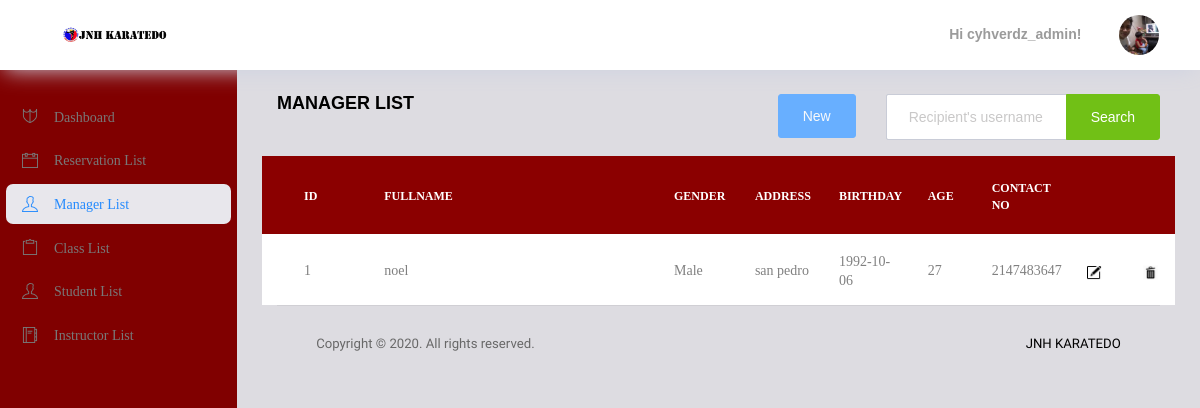
The app's page /adminmanager.php (signed in) with its own data.
### tables this page shows
CREATE TABLE `tblmanager` (
  `manager_id` int(10) NOT NULL AUTO_INCREMENT,
  `Name` varchar(100) NOT NULL,
  `Gender` varchar(10) NOT NULL,
  `Address` varchar(100) NOT NULL,
  `Birthday` date NOT NULL,
  `Age` int(10) NOT NULL,
  `Contact_No` int(50) NOT NULL,
  `user_id` int(10) DEFAULT NULL,
  UNIQUE KEY `manager_id` (`manager_id`),
  KEY `tblmanager_ibfk_1` (`user_id`),
  CONSTRAINT `tblmanager_ibfk_1` FOREIGN KEY (`user_id`) REFERENCES `tblusers` (`user_id`)
);

### adminmanager.php (the view, shortened to what this page needs)
<!DOCTYPE html>
<html lang="en">
<head>
  <link rel="stylesheet" href="vendors/ti-icons/css/themify-icons.css">
  <link rel="stylesheet" href="vendors/base/vendor.bundle.base.css">
  <link rel="stylesheet" href="css/bootstrap/bootstrap.css">
  <link rel="stylesheet" href="css/style.css">
</head>
<body>
  <?php include'_navbar.php'; ?>
  <div class="main-panel">
    <div class="content-wrapper">
      <div class="row">
        <div class="col-md-6">
          <h4 class="font-weight-bold mb-0">MANAGER LIST</h4>
        </div>
        <div class="col-md-6">
          <div class="row">
            <div class="col-md-4 mb-3 text-right">
              <button type="button" class="btn btn-info text-light" data-toggle="modal" data-target="#ModalAddManager">New</button>
            </div>
            <div class="col-md-8">
              <form method="POST" action="adminmanager.php">
                <div class="input-group mb-3">
                  <input type="text" class="form-control" placeholder="Recipient's username"
                    aria-label="Recipient's username" aria-describedby="basic-addon2">
                  <div class="input-group-append">
                    <button class="btn btn-success" type="submit">Search</button>
                  </div>
                </div>
              </form>
            </div>
          </div>
        </div>
      </div>
      <div class="row">
        <?php
require_once('connection.php');
if (isset($_POST['search'])) {
$search=$_POST['search'];
$search=preg_replace("#[^0-9a-z]#i"," ",$search);
$query = "SELECT * FROM tblmanager WHERE Name LIKE '%$search%'";
$result = mysqli_query($con,$query);
}else{
$query = 'SELECT * FROM tblmanager';
$result = mysqli_query($con,$query);
}
if(mysqli_num_rows($result) > 0){
?>
        <div class="table100 ver5 m-b-110" style="align-self: center;">
          <table data-vertable="ver5">
            <thead>
              <tr class="row100 head">
                <th class="column100 column1" data-column="column1">Id</th>
                <th class="column100 column2" data-column="column2">Fullname</th>
                <th class="column100 column3" data-column="column3">Gender</th>
                <th class="column100 column4" data-column="column4">Address</th>
                <th class="column100 column5" data-column="column5">Birthday</th>
                <th class="column100 column6" data-column="column6">Age</th>
                <th class="column100 column7" data-column="column7">Contact No</th>
                <th class="column100 column8" data-column="column8"></th>
                <th class="column100 column9" data-column="column9"></th>
              </tr>
            </thead>
            <tbody>
              <?php
    while($rows=mysqli_fetch_assoc($result)){
    ?>
              <tr class="row100">
                <td class="column100 column1" data-column="column1"><?php echo $rows["manager_id"];?></td>
                <td class="column100 column2" data-column="column2"><?php echo $rows["Name"];?></td>
                <td class="column100 column3" data-column="column2"><?php echo $rows["Gender"];?></td>
                <td class="column100 column4" data-column="column3"><?php echo $rows['Address'];?></td>
                <td class="column100 column5" data-column="column4"><?php echo $rows["Birthday"];?></td>
                <td class="column100 column6" data-column="column5"><?php echo $rows["Age"];?></td>
                <td class="column100 column7" data-column="column6"><?php echo $rows["Contact_No"];?></td>
                <td class="column100 column8" data-column="column7">
                  <a name="btnedit" id="btnedit" class="btn-icon-prepend"
                    href="addmanager.php?edit=<?php echo $rows['manager_id']?>">
                    <img src="images/icons/editicon.png" style="height: :9px;width:15px;"> </a>
                </td>
                <td class="column100 column9" data-column="column8">
                  <a name="btndelete" id="btndelete" class="btn-icon-prepend"
                    href="manager.php?delete=<?php echo $rows['manager_id']?>">
                    <img src="images/icons/deleteicon.png" style="height: :9px;width:15px;">
                </td>
              </tr>
              <?php } ?>
            </tbody>
          </table>
        </div>
        <?php }else {
    echo "No Record Found!!";
}
?>
      </div>
      <?php include'_footer.php'; ?>
    </div>
  </div>
  </div>
</body>
</html>

### records on screen
tblmanager: manager_id "1", Name "noel", Gender "Male", Address "san pedro", Birthday "1992-10-06", Age "27", Contact_No "2147483647"

### other values on screen
$_SESSION['username'] "cyhverdz_admin"
